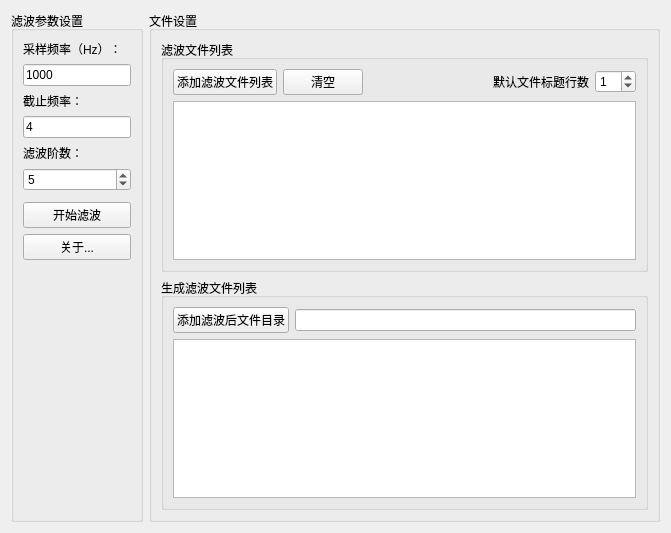
<?xml version="1.0" encoding="UTF-8"?>
<ui version="4.0">
 <class>dataFilterBatch</class>
 <widget class="QWidget" name="dataFilterBatch">
  <property name="geometry">
   <rect>
    <x>0</x>
    <y>0</y>
    <width>671</width>
    <height>533</height>
   </rect>
  </property>
  <property name="windowTitle">
   <string>数字滤波器批处理工具</string>
  </property>
  <layout class="QHBoxLayout" name="horizontalLayout">
   <item>
    <widget class="QGroupBox" name="groupBox_4">
     <property name="sizePolicy">
      <sizepolicy hsizetype="Fixed" vsizetype="Preferred">
       <horstretch>0</horstretch>
       <verstretch>0</verstretch>
      </sizepolicy>
     </property>
     <property name="title">
      <string>滤波参数设置</string>
     </property>
     <layout class="QVBoxLayout" name="verticalLayout_4">
      <item>
       <layout class="QGridLayout" name="gridLayout">
        <item row="4" column="0">
         <widget class="QLabel" name="label_2">
          <property name="text">
           <string>滤波阶数：</string>
          </property>
         </widget>
        </item>
        <item row="9" column="0">
         <spacer name="verticalSpacer">
          <property name="orientation">
           <enum>Qt::Vertical</enum>
          </property>
          <property name="sizeHint" stdset="0">
           <size>
            <width>20</width>
            <height>40</height>
           </size>
          </property>
         </spacer>
        </item>
        <item row="5" column="0">
         <widget class="QSpinBox" name="spbBatchFilterOrders">
          <property name="minimum">
           <number>1</number>
          </property>
          <property name="maximum">
           <number>10</number>
          </property>
          <property name="value">
           <number>5</number>
          </property>
         </widget>
        </item>
        <item row="1" column="0">
         <widget class="QLineEdit" name="txtBatchSampleRate">
          <property name="text">
           <string>1000</string>
          </property>
         </widget>
        </item>
        <item row="6" column="0">
         <spacer name="verticalSpacer_2">
          <property name="orientation">
           <enum>Qt::Vertical</enum>
          </property>
          <property name="sizeType">
           <enum>QSizePolicy::Fixed</enum>
          </property>
          <property name="sizeHint" stdset="0">
           <size>
            <width>20</width>
            <height>5</height>
           </size>
          </property>
         </spacer>
        </item>
        <item row="2" column="0">
         <widget class="QLabel" name="label_3">
          <property name="text">
           <string>截止频率：</string>
          </property>
         </widget>
        </item>
        <item row="8" column="0">
         <widget class="QPushButton" name="btnBatchFilterAbout">
          <property name="text">
           <string>关于...</string>
          </property>
         </widget>
        </item>
        <item row="3" column="0">
         <widget class="QLineEdit" name="txtBatchCutoffFre">
          <property name="text">
           <string>4</string>
          </property>
         </widget>
        </item>
        <item row="7" column="0">
         <widget class="QPushButton" name="btnBatchFilterStart">
          <property name="text">
           <string>开始滤波</string>
          </property>
         </widget>
        </item>
        <item row="0" column="0">
         <widget class="QLabel" name="label">
          <property name="text">
           <string>采样频率（Hz）：</string>
          </property>
         </widget>
        </item>
       </layout>
      </item>
     </layout>
    </widget>
   </item>
   <item>
    <widget class="QGroupBox" name="groupBox_2">
     <property name="title">
      <string>文件设置</string>
     </property>
     <layout class="QVBoxLayout" name="verticalLayout">
      <item>
       <widget class="QGroupBox" name="groupBox">
        <property name="title">
         <string>滤波文件列表</string>
        </property>
        <layout class="QVBoxLayout" name="verticalLayout_2">
         <item>
          <layout class="QHBoxLayout" name="horizontalLayout_2">
           <item>
            <widget class="QPushButton" name="btnBatchFilterFilesAdd">
             <property name="sizePolicy">
              <sizepolicy hsizetype="Fixed" vsizetype="Fixed">
               <horstretch>0</horstretch>
               <verstretch>0</verstretch>
              </sizepolicy>
             </property>
             <property name="text">
              <string>添加滤波文件列表</string>
             </property>
            </widget>
           </item>
           <item>
            <widget class="QPushButton" name="btnBatchFilterFilesClear">
             <property name="text">
              <string>清空</string>
             </property>
            </widget>
           </item>
           <item>
            <spacer name="horizontalSpacer">
             <property name="orientation">
              <enum>Qt::Horizontal</enum>
             </property>
             <property name="sizeHint" stdset="0">
              <size>
               <width>40</width>
               <height>20</height>
              </size>
             </property>
            </spacer>
           </item>
           <item>
            <widget class="QLabel" name="label_4">
             <property name="text">
              <string>默认文件标题行数</string>
             </property>
            </widget>
           </item>
           <item>
            <widget class="QSpinBox" name="spbFilterHeaderNums">
             <property name="maximum">
              <number>10</number>
             </property>
             <property name="value">
              <number>1</number>
             </property>
            </widget>
           </item>
          </layout>
         </item>
         <item>
          <widget class="QListWidget" name="txtRawFiles"/>
         </item>
        </layout>
       </widget>
      </item>
      <item>
       <widget class="QGroupBox" name="groupBox_3">
        <property name="title">
         <string>生成滤波文件列表</string>
        </property>
        <layout class="QVBoxLayout" name="verticalLayout_5">
         <item>
          <layout class="QVBoxLayout" name="verticalLayout_3">
           <item>
            <layout class="QHBoxLayout" name="horizontalLayout_3">
             <item>
              <widget class="QPushButton" name="btnFilterFilesDirectory">
               <property name="text">
                <string>添加滤波后文件目录</string>
               </property>
              </widget>
             </item>
             <item>
              <widget class="QLineEdit" name="txtFilterFilesDirectory">
               <property name="readOnly">
                <bool>true</bool>
               </property>
              </widget>
             </item>
            </layout>
           </item>
           <item>
            <widget class="QListWidget" name="txtFilterFiles"/>
           </item>
          </layout>
         </item>
        </layout>
       </widget>
      </item>
     </layout>
    </widget>
   </item>
  </layout>
 </widget>
 <resources/>
 <connections/>
</ui>
